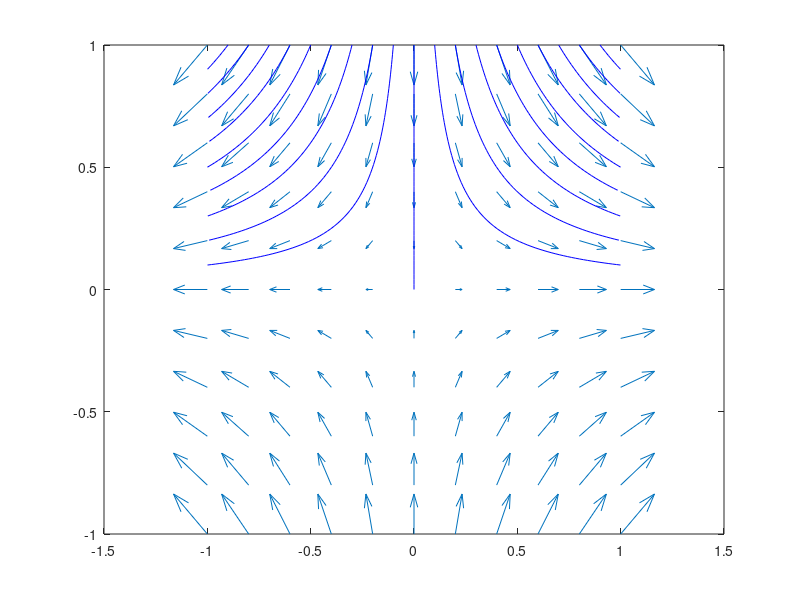

Source code (MATLAB):
[x, y] = meshgrid(-1:0.2:1);
u = x;
v = -y;
quiver(x, y, u, v);
startx = -1:0.1:1;
starty = ones(size(startx));
streamline(x, y, u, v, startx, starty);